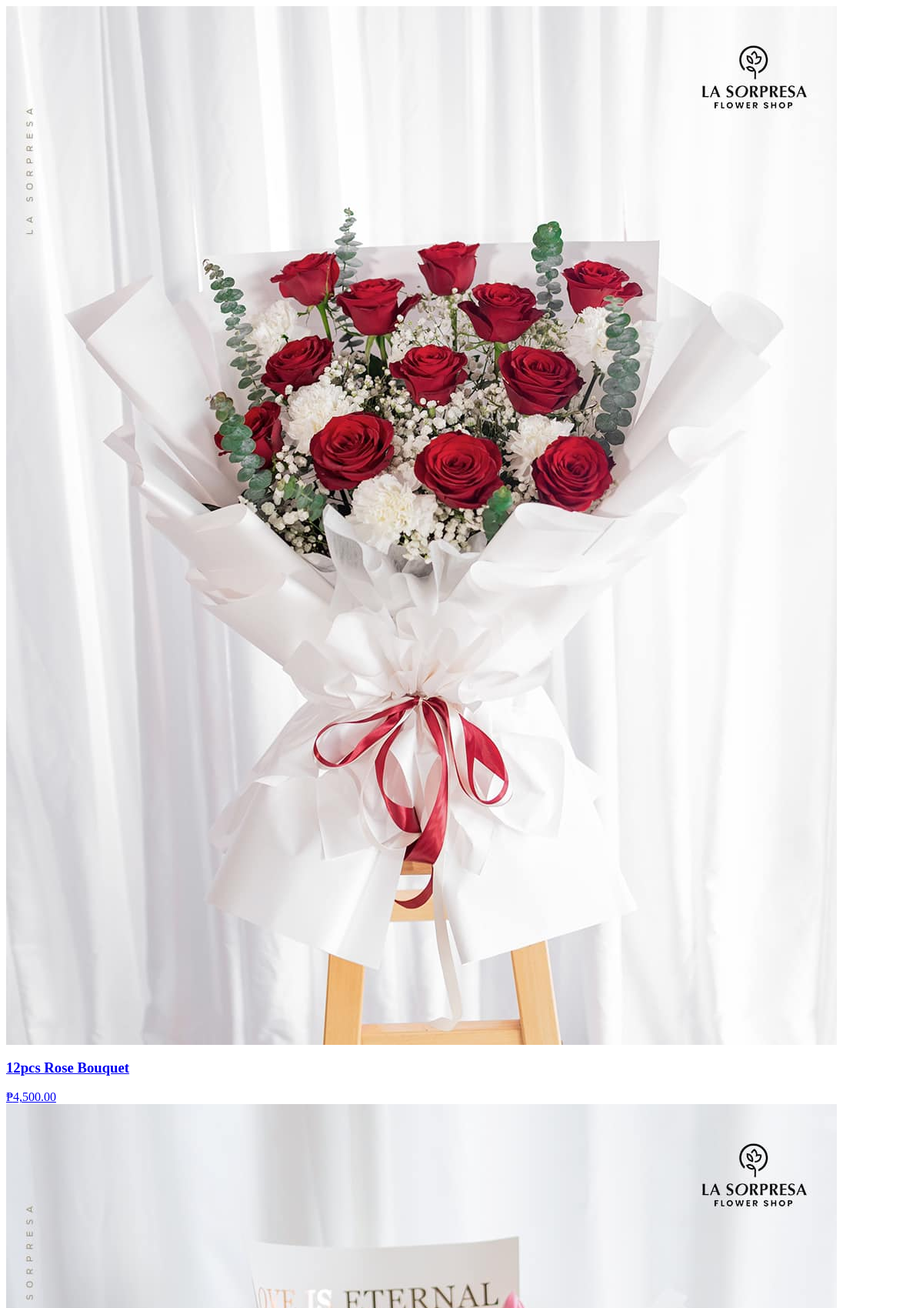
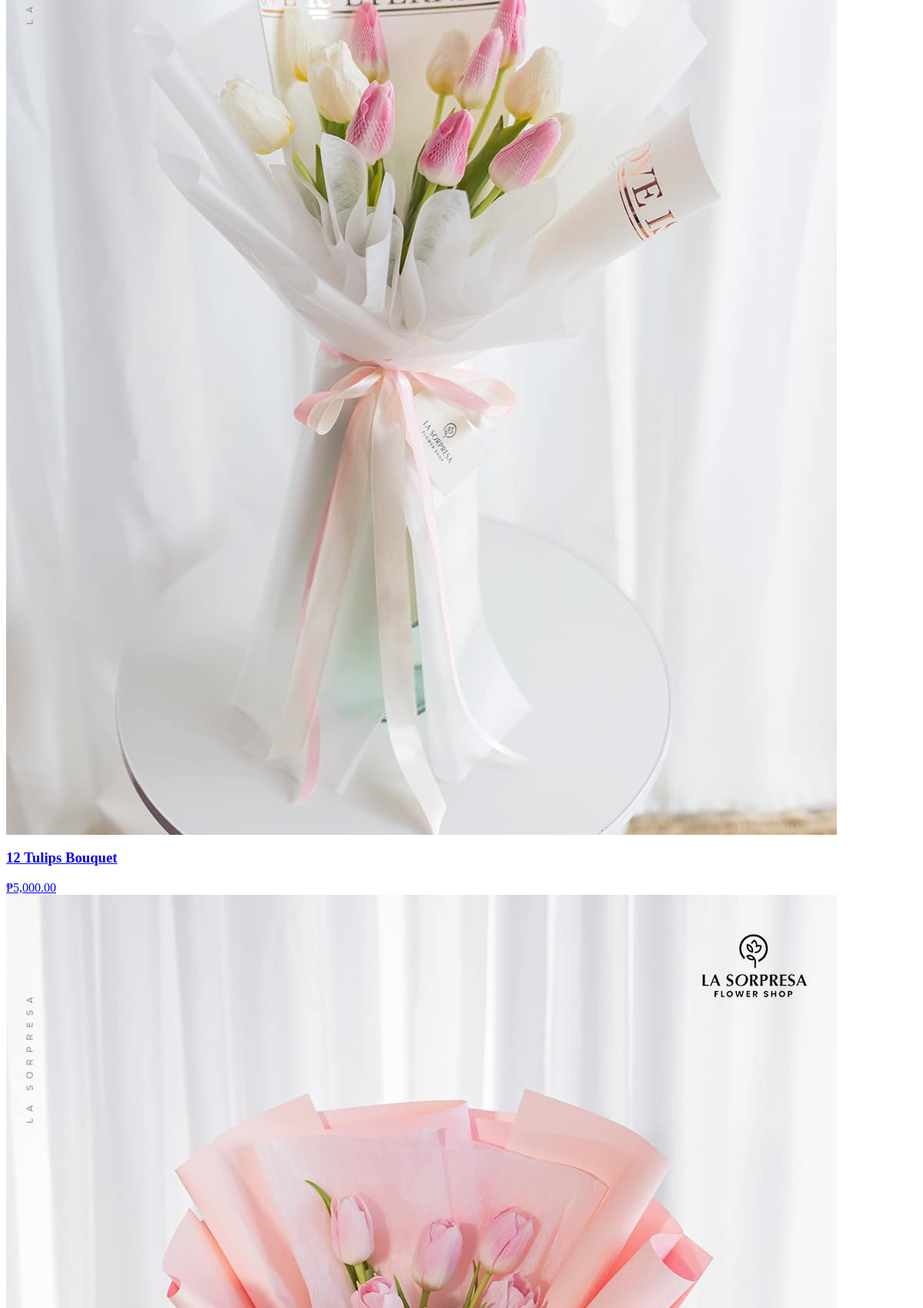
Page /users/fetch-products.php (upper part) on the committed database (2 pictures, top to bottom).
### tables this page shows
CREATE TABLE `product` (
  `p_id` int(11) NOT NULL,
  `name` varchar(255) NOT NULL,
  `old_price` varchar(10) NOT NULL,
  `discount` int(100) NOT NULL,
  `current_price` varchar(10) NOT NULL,
  `quantity` int(10) NOT NULL,
  `featured_photo` varchar(255) NOT NULL,
  `description` text NOT NULL,
  `short_description` text NOT NULL,
  `feature` text NOT NULL,
  `other_photo` text NOT NULL,
  `condition` text NOT NULL,
  `is_featured` int(1) NOT NULL,
  `is_active` int(1) NOT NULL,
  `ecat_id` int(11) NOT NULL
);

### users/fetch-products.php (the view, shortened to what this page needs)
<?php
require 'conn.php';
$ecat_id = isset($_GET['ecat_id']) ? (int)$_GET['ecat_id'] : 'all';
$sort_order = isset($_GET['sort']) ? $_GET['sort'] : 'Default';
$order_by_clause = "";
if ($sort_order === 'LowToHigh') {
    $order_by_clause = "ORDER BY current_price ASC";
} elseif ($sort_order === 'HighToLow') {
    $order_by_clause = "ORDER BY current_price DESC";
} else {
    $order_by_clause = "ORDER BY quantity DESC, p_id DESC";
}
try {
    if ($ecat_id === 'all') {
        $statement = $pdo->prepare("
            SELECT p_id, name, featured_photo, current_price, quantity
            FROM product
            WHERE is_active = 1 AND ecat_id IN (
                SELECT ecat_id
                FROM end_category
                WHERE mcat_id = 3
            )
            $order_by_clause
        ");
    }
    $statement->execute();
    $products = $statement->fetchAll(PDO::FETCH_ASSOC);
    if ($products) {
        foreach ($products as $product) {
            $isOutOfStock = $product['quantity'] == 0;
            $outOfStockClass = $isOutOfStock ? 'out-of-stock' : '';
            echo '
            <div class="product ' . $outOfStockClass . '" data-id="' . htmlspecialchars($product['p_id']) . '">
                <a href="product-details.php?p_id=' . htmlspecialchars($product['p_id']) . '">
                    <img src="../admin/uploads/' . htmlspecialchars($product['featured_photo']) . '" alt="' . htmlspecialchars($product['name']) . '">
                    <h3>' . htmlspecialchars($product['name']) . '</h3>
                    <div class="price">₱' . number_format($product['current_price'], 2) . '</div>
                </a>';
            echo '</div>';
        }
    }
} catch (Exception $e) {
    echo "<p>Error loading products: " . htmlspecialchars($e->getMessage()) . "</p>";
}
?>

### rows in the picture
product: featured_photo (picture), name "12pcs Rose Bouquet", current_price "4,500.00"
product: featured_photo (picture), name "12 Tulips Bouquet", current_price "5,000.00"
product: featured_photo (picture)
